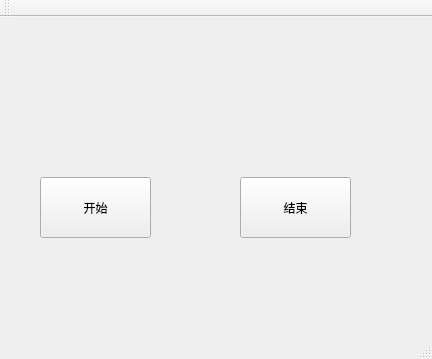
<?xml version="1.0" encoding="UTF-8"?>
<ui version="4.0">
 <class>MainWindow</class>
 <widget class="QMainWindow" name="MainWindow">
  <property name="geometry">
   <rect>
    <x>0</x>
    <y>0</y>
    <width>432</width>
    <height>359</height>
   </rect>
  </property>
  <property name="windowTitle">
   <string>桌面推流</string>
  </property>
  <widget class="QWidget" name="centralWidget">
   <widget class="QPushButton" name="startBtn">
    <property name="geometry">
     <rect>
      <x>40</x>
      <y>160</y>
      <width>111</width>
      <height>61</height>
     </rect>
    </property>
    <property name="text">
     <string>开始</string>
    </property>
   </widget>
   <widget class="QPushButton" name="stopBtn">
    <property name="geometry">
     <rect>
      <x>240</x>
      <y>160</y>
      <width>111</width>
      <height>61</height>
     </rect>
    </property>
    <property name="text">
     <string>结束</string>
    </property>
   </widget>
  </widget>
  <widget class="QToolBar" name="mainToolBar">
   <attribute name="toolBarArea">
    <enum>TopToolBarArea</enum>
   </attribute>
   <attribute name="toolBarBreak">
    <bool>false</bool>
   </attribute>
  </widget>
  <widget class="QStatusBar" name="statusBar"/>
 </widget>
 <layoutdefault spacing="6" margin="11"/>
 <resources/>
 <connections/>
</ui>
